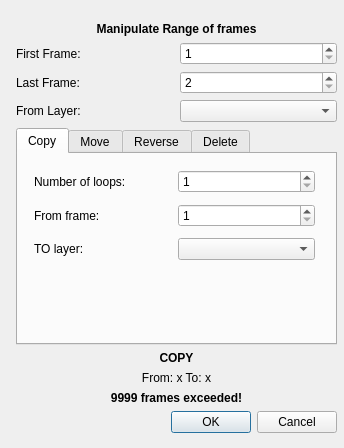
<?xml version="1.0" encoding="UTF-8"?>
<ui version="4.0">
 <class>CopyMultiplekeyframesDialog</class>
 <widget class="QDialog" name="CopyMultiplekeyframesDialog">
  <property name="geometry">
   <rect>
    <x>0</x>
    <y>0</y>
    <width>344</width>
    <height>448</height>
   </rect>
  </property>
  <property name="windowTitle">
   <string>Manipulate multiple Frames</string>
  </property>
  <widget class="QWidget" name="layoutWidget">
   <property name="geometry">
    <rect>
     <x>16</x>
     <y>22</y>
     <width>321</width>
     <height>411</height>
    </rect>
   </property>
   <layout class="QVBoxLayout" name="verticalLayout_2">
    <item>
     <widget class="QLabel" name="labHeader">
      <property name="font">
       <font>
        <weight>75</weight>
        <bold>true</bold>
       </font>
      </property>
      <property name="text">
       <string>Manipulate Range of frames</string>
      </property>
      <property name="alignment">
       <set>Qt::AlignCenter</set>
      </property>
     </widget>
    </item>
    <item>
     <layout class="QHBoxLayout" name="horizontalLayout_3">
      <item>
       <widget class="QLabel" name="labRangeStart">
        <property name="text">
         <string>First Frame:</string>
        </property>
       </widget>
      </item>
      <item>
       <widget class="QSpinBox" name="sBoxFirstFrame">
        <property name="minimum">
         <number>1</number>
        </property>
        <property name="maximum">
         <number>9999</number>
        </property>
       </widget>
      </item>
     </layout>
    </item>
    <item>
     <layout class="QHBoxLayout" name="horizontalLayout_2">
      <item>
       <widget class="QLabel" name="labRangeEnd">
        <property name="text">
         <string>Last Frame:</string>
        </property>
       </widget>
      </item>
      <item>
       <widget class="QSpinBox" name="sBoxLastFrame">
        <property name="minimum">
         <number>2</number>
        </property>
        <property name="maximum">
         <number>9999</number>
        </property>
       </widget>
      </item>
     </layout>
    </item>
    <item>
     <layout class="QHBoxLayout" name="horizontalLayout">
      <item>
       <widget class="QLabel" name="labFromLayer">
        <property name="text">
         <string>From Layer:</string>
        </property>
       </widget>
      </item>
      <item>
       <widget class="QComboBox" name="cBoxFromLayer"/>
      </item>
     </layout>
    </item>
    <item>
     <widget class="QTabWidget" name="tabWidget">
      <property name="currentIndex">
       <number>0</number>
      </property>
      <widget class="QWidget" name="tabCopy">
       <attribute name="title">
        <string>Copy</string>
       </attribute>
       <widget class="QWidget" name="layoutWidget">
        <property name="geometry">
         <rect>
          <x>16</x>
          <y>11</y>
          <width>281</width>
          <height>100</height>
         </rect>
        </property>
        <layout class="QVBoxLayout" name="verticalLayout">
         <item>
          <layout class="QHBoxLayout" name="horizontalLayout_4">
           <item>
            <widget class="QLabel" name="labNumLoops">
             <property name="text">
              <string>Number of loops:</string>
             </property>
            </widget>
           </item>
           <item>
            <widget class="QSpinBox" name="sBoxNumLoops">
             <property name="minimum">
              <number>1</number>
             </property>
             <property name="maximum">
              <number>4999</number>
             </property>
            </widget>
           </item>
          </layout>
         </item>
         <item>
          <layout class="QHBoxLayout" name="horizontalLayout_5">
           <item>
            <widget class="QLabel" name="labCopyFromFrame">
             <property name="text">
              <string>From frame:</string>
             </property>
            </widget>
           </item>
           <item>
            <widget class="QSpinBox" name="sBoxStartFrame">
             <property name="minimum">
              <number>1</number>
             </property>
             <property name="maximum">
              <number>9999</number>
             </property>
            </widget>
           </item>
          </layout>
         </item>
         <item>
          <layout class="QHBoxLayout" name="horizontalLayout_6">
           <item>
            <widget class="QLabel" name="labCopyToLayer">
             <property name="text">
              <string>TO layer:</string>
             </property>
            </widget>
           </item>
           <item>
            <widget class="QComboBox" name="cBoxCopyToLayer"/>
           </item>
          </layout>
         </item>
        </layout>
       </widget>
      </widget>
      <widget class="QWidget" name="tabMove">
       <attribute name="title">
        <string>Move</string>
       </attribute>
       <widget class="QWidget" name="layoutWidget">
        <property name="geometry">
         <rect>
          <x>6</x>
          <y>10</y>
          <width>301</width>
          <height>67</height>
         </rect>
        </property>
        <layout class="QVBoxLayout" name="verticalLayout_3">
         <item>
          <layout class="QHBoxLayout" name="horizontalLayout_7">
           <item>
            <widget class="QLabel" name="labMoveFromFrame">
             <property name="text">
              <string>From frame:</string>
             </property>
            </widget>
           </item>
           <item>
            <widget class="QSpinBox" name="sBoxMove">
             <property name="minimum">
              <number>1</number>
             </property>
             <property name="maximum">
              <number>9999</number>
             </property>
            </widget>
           </item>
          </layout>
         </item>
         <item>
          <layout class="QHBoxLayout" name="horizontalLayout_8">
           <item>
            <widget class="QLabel" name="labMoveToLayer">
             <property name="text">
              <string>TO layer</string>
             </property>
            </widget>
           </item>
           <item>
            <widget class="QComboBox" name="cBoxMoveToLayer"/>
           </item>
          </layout>
         </item>
        </layout>
       </widget>
      </widget>
      <widget class="QWidget" name="tabReverse">
       <attribute name="title">
        <string>Reverse</string>
       </attribute>
       <widget class="QWidget" name="layoutWidget">
        <property name="geometry">
         <rect>
          <x>14</x>
          <y>10</y>
          <width>281</width>
          <height>26</height>
         </rect>
        </property>
        <layout class="QGridLayout" name="gridLayout_4">
         <item row="0" column="0">
          <widget class="QLabel" name="labReverseFromFrame">
           <property name="text">
            <string>From frame:</string>
           </property>
          </widget>
         </item>
         <item row="0" column="1">
          <widget class="QSpinBox" name="sBoxStartReverse">
           <property name="minimum">
            <number>1</number>
           </property>
           <property name="maximum">
            <number>9999</number>
           </property>
          </widget>
         </item>
        </layout>
       </widget>
      </widget>
      <widget class="QWidget" name="tabDelete">
       <attribute name="title">
        <string>Delete</string>
       </attribute>
       <widget class="QLabel" name="labDeleteOnLayer">
        <property name="geometry">
         <rect>
          <x>7</x>
          <y>11</y>
          <width>271</width>
          <height>20</height>
         </rect>
        </property>
        <property name="text">
         <string>ON layer:</string>
        </property>
        <property name="alignment">
         <set>Qt::AlignCenter</set>
        </property>
       </widget>
      </widget>
     </widget>
    </item>
    <item>
     <widget class="QLabel" name="labInfoAction">
      <property name="font">
       <font>
        <weight>75</weight>
        <bold>true</bold>
       </font>
      </property>
      <property name="text">
       <string>COPY</string>
      </property>
      <property name="alignment">
       <set>Qt::AlignCenter</set>
      </property>
     </widget>
    </item>
    <item>
     <widget class="QLabel" name="labInfoToFromLayer">
      <property name="text">
       <string>From: x To: x</string>
      </property>
      <property name="alignment">
       <set>Qt::AlignCenter</set>
      </property>
     </widget>
    </item>
    <item>
     <widget class="QLabel" name="labWarning">
      <property name="font">
       <font>
        <weight>75</weight>
        <bold>true</bold>
       </font>
      </property>
      <property name="text">
       <string>9999 frames exceeded!</string>
      </property>
      <property name="alignment">
       <set>Qt::AlignCenter</set>
      </property>
     </widget>
    </item>
    <item>
     <widget class="QDialogButtonBox" name="btnBoxOkCancel">
      <property name="layoutDirection">
       <enum>Qt::LeftToRight</enum>
      </property>
      <property name="orientation">
       <enum>Qt::Horizontal</enum>
      </property>
      <property name="standardButtons">
       <set>QDialogButtonBox::Cancel|QDialogButtonBox::Ok</set>
      </property>
     </widget>
    </item>
   </layout>
  </widget>
 </widget>
 <tabstops>
  <tabstop>sBoxFirstFrame</tabstop>
  <tabstop>sBoxLastFrame</tabstop>
  <tabstop>cBoxFromLayer</tabstop>
  <tabstop>sBoxNumLoops</tabstop>
  <tabstop>sBoxStartFrame</tabstop>
  <tabstop>cBoxCopyToLayer</tabstop>
  <tabstop>sBoxMove</tabstop>
  <tabstop>cBoxMoveToLayer</tabstop>
  <tabstop>sBoxStartReverse</tabstop>
 </tabstops>
 <resources/>
 <connections>
  <connection>
   <sender>btnBoxOkCancel</sender>
   <signal>accepted()</signal>
   <receiver>CopyMultiplekeyframesDialog</receiver>
   <slot>accept()</slot>
   <hints>
    <hint type="sourcelabel">
     <x>249</x>
     <y>491</y>
    </hint>
    <hint type="destinationlabel">
     <x>157</x>
     <y>274</y>
    </hint>
   </hints>
  </connection>
  <connection>
   <sender>btnBoxOkCancel</sender>
   <signal>rejected()</signal>
   <receiver>CopyMultiplekeyframesDialog</receiver>
   <slot>reject()</slot>
   <hints>
    <hint type="sourcelabel">
     <x>279</x>
     <y>491</y>
    </hint>
    <hint type="destinationlabel">
     <x>286</x>
     <y>274</y>
    </hint>
   </hints>
  </connection>
 </connections>
</ui>
